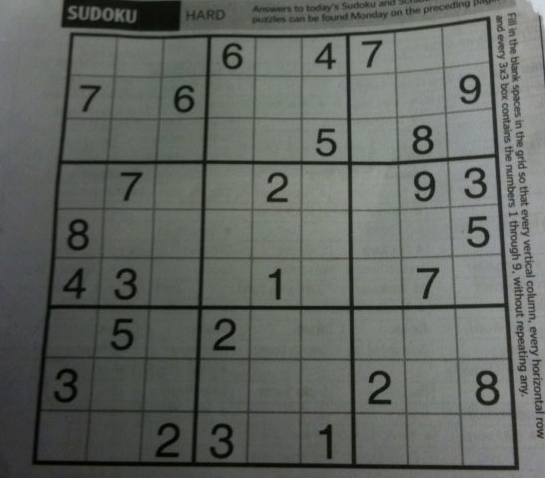
#> input picture Task1/Sudoku.png, 545 x 478 px, given in place of Sudoku.jpg, which was not available
$ python Task1.py   (older library calls are emulated)
#> lines starting #> are read from the running program, lines starting #| are printed output that depends on the picture; after the words box and inside, x2 and y2 are one past the last pixel; in counts of white or black regions, pixels touching at a corner belong together; pictures that were not available may be replaced by others from this repository, and a replacement may not be noted
# -*- coding: utf-8 -*-
"""
Created on Tue Apr  2 23:22:57 2019

@author: Alvin Chen
"""

import cv2
import numpy as np
#from matplotlib import pyplot as plt

#load image
#img = cv2.imread('E:\CV_20190331\Task1\Sudoku.jpg', 1)
img = cv2.imread('.\Sudoku.jpg', 1)
#> img is the input picture: shape (478, 545, 3); mean B, G, R 96.9, 102.1, 97.5

#convert color img to gray img
img_gray = cv2.cvtColor(img, cv2.COLOR_BGR2GRAY)

#blur
img_blur = cv2.medianBlur(img_gray, 3)
img_blur = cv2.GaussianBlur(img_blur, (3, 3), 0)

kernel = cv2.getStructuringElement(cv2.MORPH_ELLIPSE, (11, 11))
close = cv2.morphologyEx(img_blur, cv2.MORPH_CLOSE, kernel)
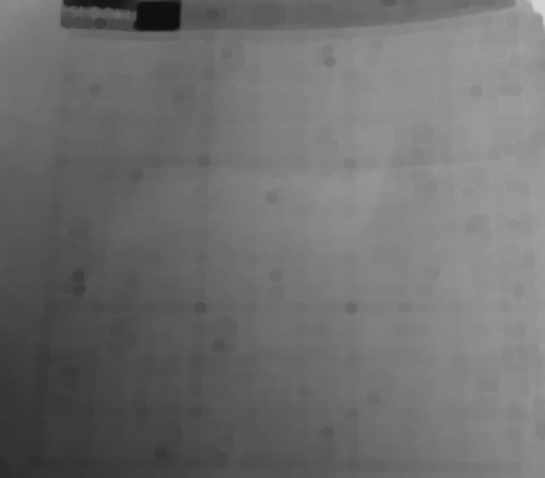
#> close: shape (478, 545); min 15, max 213, mean 110.4
div = np.float32(img_blur) / close
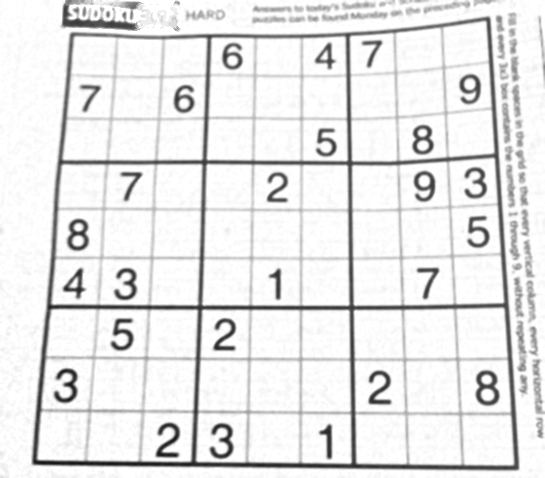
#> div: shape (478, 545) float32; min 0.0755, max 1, mean 0.907
img_brightness_adjust = np.uint8(cv2.normalize(div, div, 0, 255, cv2.NORM_MINMAX))

#threshold
img_thresh = cv2.adaptiveThreshold(img_brightness_adjust, 255,
                                   cv2.ADAPTIVE_THRESH_GAUSSIAN_C,
                                   cv2.THRESH_BINARY_INV, 11, 7)
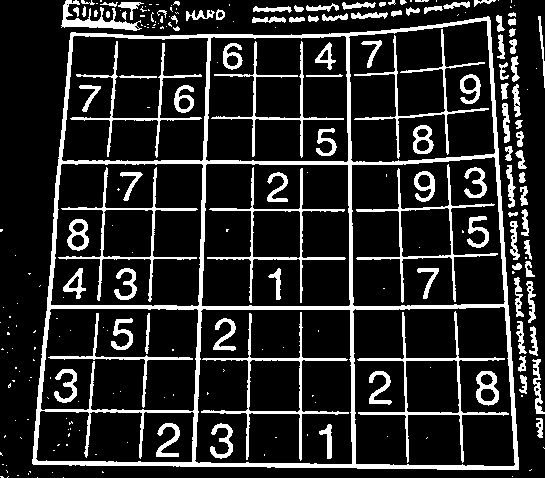
#> img_thresh: shape (478, 545); 15.8% white; 241 white regions (136 under 20 px)

img_, contours, hierarchy = cv2.findContours(img_thresh, cv2.RETR_EXTERNAL,
                                            cv2.CHAIN_APPROX_SIMPLE)
#> contours = 154 contours, 101 with area under 20; largest, box (x1, y1, x2, y2) and area: (32, 16, 519, 470) 197230, (61, 0, 142, 31) 630, (532, 359, 545, 414) 210, (510, 221, 520, 260) 163, (502, 103, 510, 143) 158

#find max contours
max_area = 0
biggest_contour = None
for cnt in contours:
    area = cv2.contourArea(cnt)
    if area > max_area:
        max_area = area
        biggest_contour = cnt
#> this loop made 154 passes
#> (area, max_area) on passes 21, 30, 96: (75, 75), (209.5, 209.5), (197230.5, 197230.5)
#> area on passes 27, 32, 40, 43, 48, 49: 64, 61, 96.5, 123.5, 154.5, 143
#> after the loop, biggest_contour = contour of 237 points, box (x1, y1, x2, y2) (32, 16, 519, 470), area 197230; max_area = 197230.5


#mask
mask = np.zeros(img_brightness_adjust.shape, np.uint8)
cv2.drawContours(mask, [biggest_contour], 0, 255, cv2.FILLED)
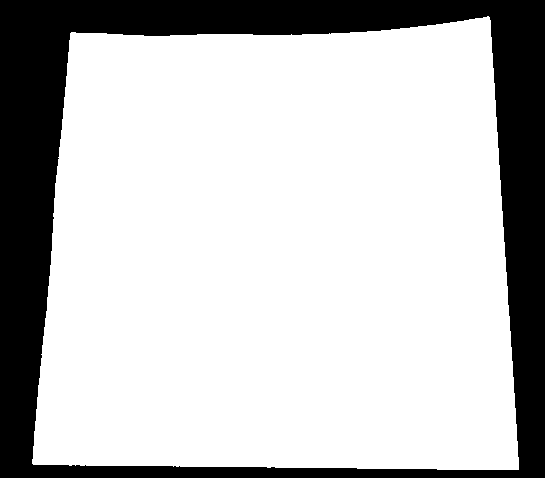
#> mask: shape (478, 545); 76.1% white; 1 black region, box (x1, y1, x2, y2) and area: (0, 0, 545, 478) 62385
cv2.drawContours(mask, [biggest_contour], 0, 0, 2)
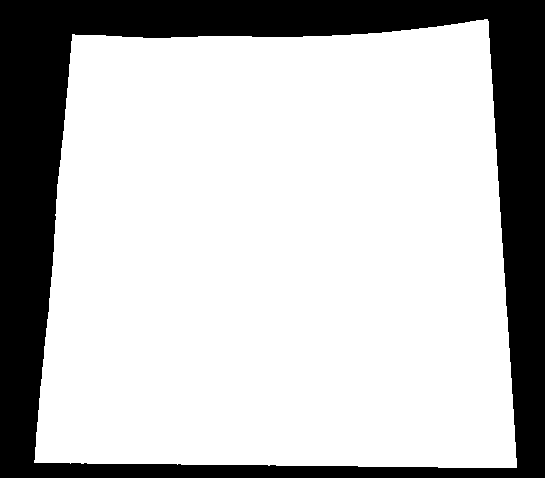
#> mask: shape (478, 545); 74.6% white; 1 black region, box (x1, y1, x2, y2) and area: (0, 0, 545, 478) 66068
image_with_mask = cv2.bitwise_and(img_brightness_adjust, mask)
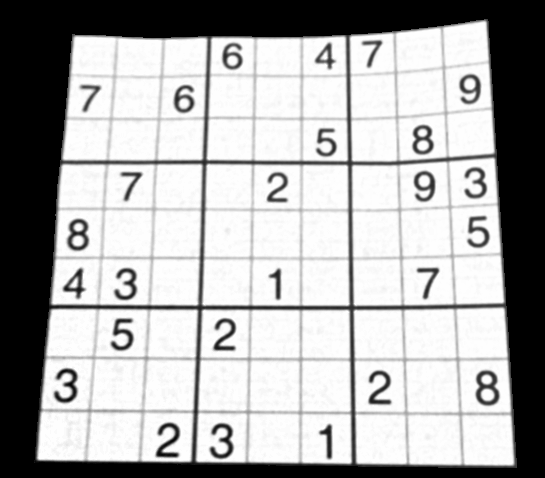
#> image_with_mask: shape (478, 545); min 0, max 254, mean 170.7

#transform
pts_src = np.float32([ [71,34],[34,461],[516,468],[488,18] ])
pts_dst = np.float32([ [25,25],[25,425],[425,425],[425,25] ])
M = cv2.getPerspectiveTransform(pts_src,pts_dst)
dst = cv2.warpPerspective(image_with_mask,M,(450,450))
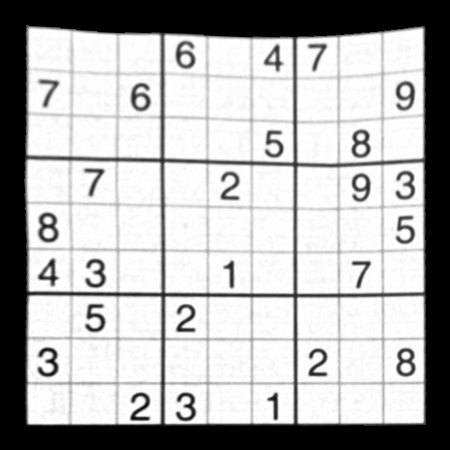
#> dst: shape (450, 450); min 0, max 254, mean 177.7

cv2.imshow('img', img)
cv2.imshow('img4', dst)
cv2.waitKey()
